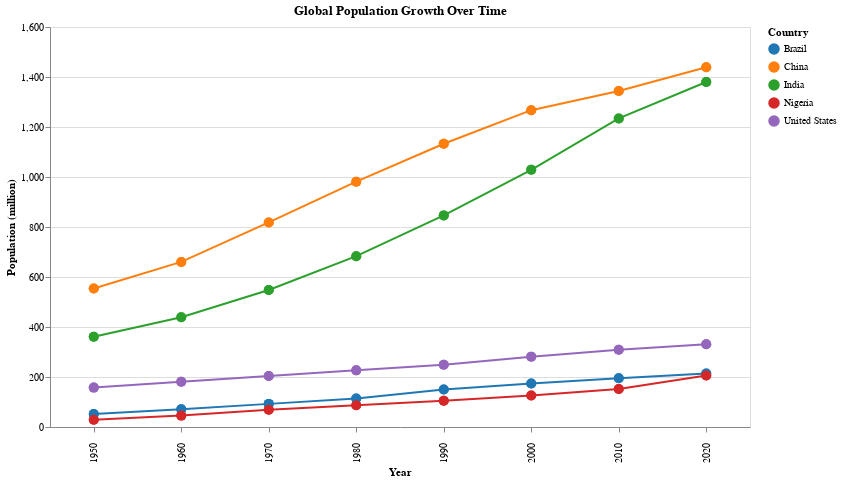

Specify this chart in Vega-Lite:
### Vega-Lite specification from a JSON file in a GitHub repository (floating-point values rounded to 4 significant figures)
{"$schema": "https://vega.github.io/schema/vega-lite/v5.json", "title": "Global Population Growth Over Time", "data": {"values": [{"Country": "China", "Year": 1950, "Population": 554005000, "Continent": "Asia"}, {"Country": "China", "Year": 1960, "Population": 660330000, "Continent": "Asia"}, {"Country": "China", "Year": 1970, "Population": 818315000, "Continent": "Asia"}, {"Country": "China", "Year": 1980, "Population": 981235000, "Continent": "Asia"}, {"Country": "China", "Year": 1990, "Population": 1133020000, "Continent": "Asia"}, {"Country": "China", "Year": 2000, "Population": 1267320000, "Continent": "Asia"}, {"Country": "China", "Year": 2010, "Population": 1344130000, "Continent": "Asia"}, {"Country": "China", "Year": 2020, "Population": 1439323776, "Continent": "Asia"}, {"Country": "India", "Year": 1950, "Population": 361000000, "Continent": "Asia"}, {"Country": "India", "Year": 1960, "Population": 439235000, "Continent": "Asia"}, {"Country": "India", "Year": 1970, "Population": 548159000, "Continent": "Asia"}, {"Country": "India", "Year": 1980, "Population": 683329000, "Continent": "Asia"}, {"Country": "India", "Year": 1990, "Population": 846387000, "Continent": "Asia"}, {"Country": "India", "Year": 2000, "Population": 1028690000, "Continent": "Asia"}, {"Country": "India", "Year": 2010, "Population": 1234280000, "Continent": "Asia"}, {"Country": "India", "Year": 2020, "Population": 1380004385, "Continent": "Asia"}, {"Country": "United States", "Year": 1950, "Population": 157553000, "Continent": "North America"}, {"Country": "United States", "Year": 1960, "Population": 180671000, "Continent": "North America"}, {"Country": "United States", "Year": 1970, "Population": 203984000, "Continent": "North America"}, {"Country": "United States", "Year": 1980, "Population": 226542000, "Continent": "North America"}, {"Country": "United States", "Year": 1990, "Population": 248709000, "Continent": "North America"}, {"Country": "United States", "Year": 2000, "Population": 281421000, "Continent": "North America"}, {"Country": "United States", "Year": 2010, "Population": 308745538, "Continent": "North America"}, {"Country": "United States", "Year": 2020, "Population": 331002651, "Continent": "North America"}, {"Country": "Brazil", "Year": 1950, "Population": 51910000, "Continent": "South America"}, {"Country": "Brazil", "Year": 1960, "Population": 70700000, "Continent": "South America"}, {"Country": "Brazil", "Year": 1970, "Population": 92500000, "Continent": "South America"}, {"Country": "Brazil", "Year": 1980, "Population": 113800000, "Continent": "South America"}, {"Country": "Brazil", "Year": 1990, "Population": 150000000, "Continent": "South America"}, {"Country": "Brazil", "Year": 2000, "Population": 174000000, "Continent": "South America"}, {"Country": "Brazil", "Year": 2010, "Population": 195000000, "Continent": "South America"}, {"Country": "Brazil", "Year": 2020, "Population": 213993437, "Continent": "South America"}, {"Country": "Nigeria", "Year": 1950, "Population": 28820000, "Continent": "Africa"}, {"Country": "Nigeria", "Year": 1960, "Population": 45600000, "Continent": "Africa"}, {"Country": "Nigeria", "Year": 1970, "Population": 69000000, "Continent": "Africa"}, {"Country": "Nigeria", "Year": 1980, "Population": 87300000, "Continent": "Africa"}, {"Country": "Nigeria", "Year": 1990, "Population": 105000000, "Continent": "Africa"}, {"Country": "Nigeria", "Year": 2000, "Population": 126000000, "Continent": "Africa"}, {"Country": "Nigeria", "Year": 2010, "Population": 152000000, "Continent": "Africa"}, {"Country": "Nigeria", "Year": 2020, "Population": 206139589, "Continent": "Africa"}, {"Country": "China", "Year": 1950, "Population": 554005000, "Continent": "All"}, {"Country": "China", "Year": 1960, "Population": 660330000, "Continent": "All"}, {"Country": "China", "Year": 1970, "Population": 818315000, "Continent": "All"}, {"Country": "China", "Year": 1980, "Population": 981235000, "Continent": "All"}, {"Country": "China", "Year": 1990, "Population": 1133020000, "Continent": "All"}, {"Country": "China", "Year": 2000, "Population": 1267320000, "Continent": "All"}, {"Country": "China", "Year": 2010, "Population": 1344130000, "Continent": "All"}, {"Country": "China", "Year": 2020, "Population": 1439323776, "Continent": "All"}, {"Country": "India", "Year": 1950, "Population": 361000000, "Continent": "All"}, {"Country": "India", "Year": 1960, "Population": 439235000, "Continent": "All"}, {"Country": "India", "Year": 1970, "Population": 548159000, "Continent": "All"}, {"Country": "India", "Year": 1980, "Population": 683329000, "Continent": "All"}, {"Country": "India", "Year": 1990, "Population": 846387000, "Continent": "All"}, {"Country": "India", "Year": 2000, "Population": 1028690000, "Continent": "All"}, {"Country": "India", "Year": 2010, "Population": 1234280000, "Continent": "All"}, {"Country": "India", "Year": 2020, "Population": 1380004385, "Continent": "All"}, {"Country": "United States", "Year": 1950, "Population": 157553000, "Continent": "All"}, {"Country": "United States", "Year": 1960, "Population": 180671000, "Continent": "All"}, {"Country": "United States", "Year": 1970, "Population": 203984000, "Continent": "All"}, {"Country": "United States", "Year": 1980, "Population": 226542000, "Continent": "All"}, {"Country": "United States", "Year": 1990, "Population": 248709000, "Continent": "All"}, {"Country": "United States", "Year": 2000, "Population": 281421000, "Continent": "All"}, {"Country": "United States", "Year": 2010, "Population": 308745538, "Continent": "All"}, {"Country": "United States", "Year": 2020, "Population": 331002651, "Continent": "All"}, {"Country": "Brazil", "Year": 1950, "Population": 51910000, "Continent": "All"}, {"Country": "Brazil", "Year": 1960, "Population": 70700000, "Continent": "All"}, {"Country": "Brazil", "Year": 1970, "Population": 92500000, "Continent": "All"}, {"Country": "Brazil", "Year": 1980, "Population": 113800000, "Continent": "All"}, {"Country": "Brazil", "Year": 1990, "Population": 150000000, "Continent": "All"}, {"Country": "Brazil", "Year": 2000, "Population": 174000000, "Continent": "All"}, {"Country": "Brazil", "Year": 2010, "Population": 195000000, "Continent": "All"}, {"Country": "Brazil", "Year": 2020, "Population": 213993437, "Continent": "All"}, {"Country": "Nigeria", "Year": 1950, "Population": 28820000, "Continent": "All"}, {"Country": "Nigeria", "Year": 1960, "Population": 45600000, "Continent": "All"}, {"Country": "Nigeria", "Year": 1970, "Population": 69000000, "Continent": "All"}, {"Country": "Nigeria", "Year": 1980, "Population": 87300000, "Continent": "All"}, {"Country": "Nigeria", "Year": 1990, "Population": 105000000, "Continent": "All"}, {"Country": "Nigeria", "Year": 2000, "Population": 126000000, "Continent": "All"}, {"Country": "Nigeria", "Year": 2010, "Population": 152000000, "Continent": "All"}, {"Country": "Nigeria", "Year": 2020, "Population": 206139589, "Continent": "All"}]}, "transform": [{"calculate": "datum.Population / 1000000", "as": "Population (million)"}, {"filter": {"selection": "Continent", "field": "Continent", "equal": "Continent"}}], "selection": {"Continent": {"type": "single", "fields": ["Continent"], "bind": {"input": "select", "options": ["All", "Asia", "North America", "South America", "Africa"], "name": "Select Continent"}}}, "mark": {"type": "line", "point": {"filled": true, "size": 100}}, "encoding": {"x": {"field": "Year", "type": "ordinal", "title": "Year", "axis": {"values": [1950, 1960, 1970, 1980, 1990, 2000, 2010, 2020], "labelOverlap": "parity", "labelPadding": 10}}, "y": {"field": "Population (million)", "type": "quantitative", "title": "Population (million)", "axis": {"tickCount": 10, "grid": true}}, "color": {"field": "Country", "type": "nominal", "scale": {"scheme": "category10"}, "legend": {"title": "Country"}}, "tooltip": [{"field": "Country", "title": "Country"}, {"field": "Year", "title": "Year"}, {"field": "Population (million)", "title": "Population (million)"}]}, "width": 700, "height": 400}
